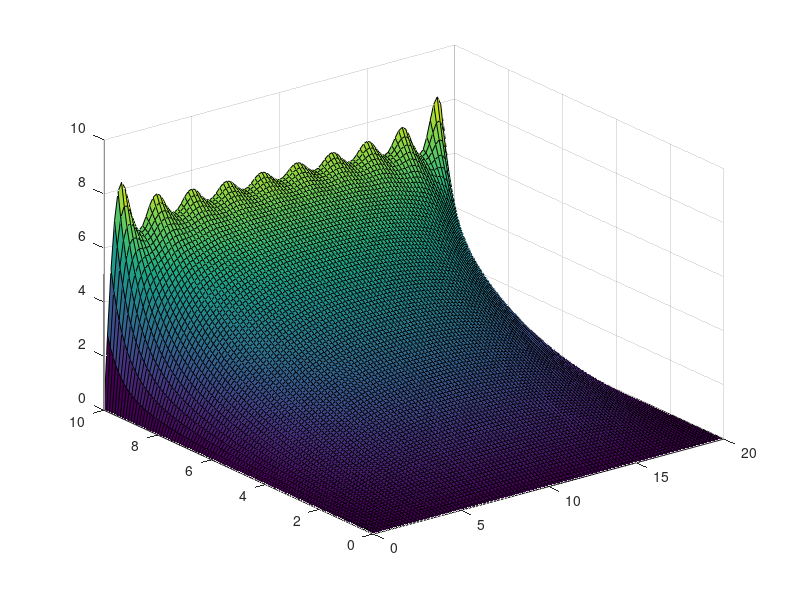

MATLAB code to generate this figure:
clearvars;

a = 20;
b = 10;
Na = 100;
Nb = 100;
V01 = 1.0;
V02 = 2.0;
V03 = 3.0;
V04 = 1.0;
[X,Y] = meshgrid(0:a/Na:a,0:b/Nb:b);

Nk = 10;
for k = 1:Nk
    n = 2*k-1;
    V1(:,:,k) = 4*V01/pi*sin(n*pi*X/a).*sinh(n*pi*Y/a)./(n*sinh(n*pi*b/a));
end

for k = 1:Nk
    n = 2*k-1;
    V2(:,:,k) = 4*V02/pi*sin(n*pi*X/a).*sinh(n*pi*Y/a)./(n*sinh(n*pi*b/a));
end

for k = 1:Nk
    n = 2*k-1;
    V3(:,:,k) = 4*V03/pi*sin(n*pi*X/a).*sinh(n*pi*Y/a)./(n*sinh(n*pi*b/a));
end

for k = 1:Nk
    n = 2*k-1;
    V4(:,:,k) = 4*V04/pi*sin(n*pi*X/a).*sinh(n*pi*Y/a)./(n*sinh(n*pi*b/a));
end

V1_Tot=sum(V1,3);
V2_Tot=sum(V2,3);
V3_Tot=sum(V3,3);
V4_Tot=sum(V4,3);

V_total=V1_Tot+V2_Tot+V3_Tot+V4_Tot

surf(X,Y,V_total)
xlim=[0,20];
ylim=[0,10];
zlim=[0,7];

% In the case of N=100, compare with the case of N=10, the total summation value approximates to
% Z=(const). We can assume if value of N goes larger, then we can get more
% correct value for Z components.